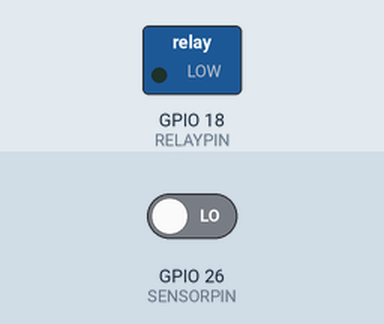
The sketch below on a simulated ESP32. On the bench: switched loads named in the sketch (green lamp = pin HIGH). Inputs (shaded band) come from the test bench; at power-on: GPIO 26 (SENSORPIN) LOW. WiFi joins after 1.5 s; servers stay silent unless stated; the local clock reads 2024-03-15 10:24:30 at power-on unless the sketch sets it; no MQTT or app messages arrive unless stated; what the sketch prints to the serial monitor is not drawn.

Above: at 3.2 s.
3.3 s: GPIO 26 (SENSORPIN) driven HIGH
At 5.3 s:
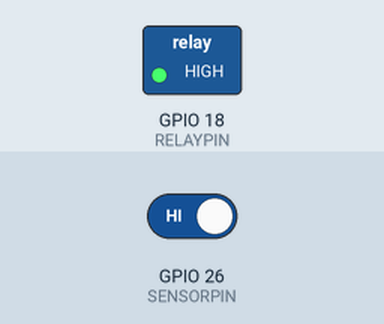
Timing chart, 0 to 11.5 s (numbered marks = the images above; inputs shaded):
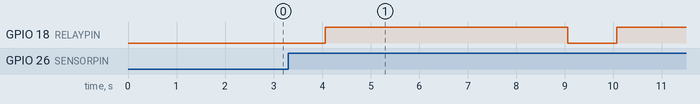

Measured:
- after the input at 3.3 s, GPIO 18 (RELAYPIN): LOW → HIGH after 0.77 s, → LOW 5.0 s later, → HIGH 1.0 s later

The sketch:

sketch_oct28a.ino
```cpp
#include <WiFi.h>
#include <PubSubClient.h>
#include <ArduinoJson.h>
#include <time.h>  // Thư viện để làm việc với thời gian

// WiFi credentials
const char* ssid = "nam";
const char* password = "12345678";

// MQTT server credentials
#define MQTT_SERVER " 192.168.180.172"
#define MQTT_PORT 1883


// MQTT topics
#define MQTT_CONTROL_TOPIC "ESP32/Control"       // Topic để điều khiển bật/tắt hệ thống
#define MQTT_NOTIFICATION_TOPIC "ESP32/Notification" // Topic gửi thông báo phát hiện chuyển động
#define MQTT_DURATION_TOPIC "ESP32/Duration"     // Topic để cài đặt thời gian còi kêu

// Pin definitions
#define SENSORPIN 26  // Chân cảm biến chuyển động
#define RELAYPIN 18   // Chân relay điều khiển còi

WiFiClient espClient;
PubSubClient client(espClient);  // MQTT client

// Biến để lưu trạng thái hệ thống và thời gian còi kêu
bool systemEnabled = true;  // Mặc định tắt hệ thống
int buzzerDuration = 5;      // Thời gian còi kêu mặc định là 5 giây
String deviceId = "TB01";  // ID của thiết bị, có thể thay đổi tùy theo yêu cầu
const long gmtOffset_sec = 7 * 3600;  // GMT+7
const int daylightOffset_sec = 0;    // Không có giờ mùa hè ở Việt Nam
const char* ntpServer = "pool.ntp.org"; // Máy chủ NTP mặc định

// Function to connect to WiFi
void setup_Wifi() {
    Serial.print("Đang kết nối tới ");
    Serial.println(ssid);
    WiFi.begin(ssid, password);
    while (WiFi.status() != WL_CONNECTED) {
        delay(1000);
        Serial.print(".");
    }
    Serial.println("\nWiFi đã kết nối");
    Serial.print("Địa chỉ IP: ");
    Serial.println(WiFi.localIP());
}

// Function to connect to the MQTT broker
void connect_to_broker() {
    while (!client.connected()) {
        Serial.print("Đang kết nối tới MQTT broker...");
        String clientId = "ESP32Client";
        if (client.connect(clientId.c_str())) {
            Serial.println("Đã kết nối tới MQTT broker");
            client.subscribe(MQTT_CONTROL_TOPIC);  // Đăng ký topic để nhận lệnh bật/tắt
            client.subscribe(MQTT_DURATION_TOPIC); // Đăng ký topic để nhận thời gian còi kêu
        } else {
            Serial.print("Kết nối thất bại, rc=");
            Serial.print(client.state());
            Serial.println(" thử lại sau 2 giây");
            delay(2000);
        }
    }
}

// Function to publish a notification with details, timestamp, and deviceId
void send_motion_notification() {
  // Tạo chuỗi JSON
  DynamicJsonDocument doc(1024);
  doc["details"] = "Motion detected!";
  doc["timestamp"] = get_timestamp();
  doc["deviceId"] = deviceId;

  // Serialize JSON to string
  String jsonString;
  serializeJson(doc, jsonString);

  // Gửi dữ liệu qua MQTT
  client.publish(MQTT_NOTIFICATION_TOPIC, jsonString.c_str());
  Serial.println("Đã gửi thông báo: ");
  Serial.println(jsonString);
}

// Function to get current timestamp as a formatted string (yyyy-MM-dd HH:mm:ss)
String get_timestamp() {
  struct tm timeinfo;
  if (!getLocalTime(&timeinfo)) {
    Serial.println("Lỗi khi lấy thời gian từ NTP");
    return "";
  }

  // Định dạng thời gian thành chuỗi "yyyy-MM-dd HH:mm:ss"
  char timestamp[20];
  strftime(timestamp, sizeof(timestamp), "%Y-%m-%d %H:%M:%S", &timeinfo);
  return String(timestamp);
}

// Callback function to handle incoming MQTT messages
void callback(char* topic, byte* payload, unsigned int length) {
    Serial.print("Nhận tin nhắn từ broker: ");
    Serial.print("Topic: ");
    Serial.println(topic);
    Serial.print("Message: ");
    Serial.write(payload, length);
    Serial.println();

    String message = "";
    for (int i = 0; i < length; i++) {
      message += (char)payload[i];
    }

    // Xử lý thông tin điều khiển bật/tắt hệ thống
    if (String(topic) == MQTT_CONTROL_TOPIC) {
        if (message == "ON") {
            systemEnabled = true;
            Serial.println("Hệ thống đã được bật.");
        } else if (message == "OFF") {
            systemEnabled = false;
            Serial.println("Hệ thống đã được tắt.");
            digitalWrite(RELAYPIN, LOW);  // Đảm bảo còi tắt ngay khi tắt hệ thống
        }
    }

    // Xử lý cài đặt thời gian còi kêu từ MQTT
    else if (String(topic) == MQTT_DURATION_TOPIC) {
        String message = "";
        for (int i = 0; i < length; i++) {
          message += (char)payload[i];
        }

        int duration = message.toInt(); // Chuyển chuỗi thành số nguyên

        if (duration >= 1 && duration <= 5) {
            buzzerDuration = duration;   // Cập nhật thời gian còi kêu
            Serial.print("Thời gian còi kêu được cài đặt: ");
            Serial.print(buzzerDuration);
            Serial.println(" giây.");
        } else {
            Serial.println("Thời gian không hợp lệ! Vui lòng nhập từ 1 đến 5.");
        }
    }
}

// Setup function
void setup() {
    Serial.begin(115200);
    pinMode(SENSORPIN, INPUT);    // Cảm biến chuyển động
    pinMode(RELAYPIN, OUTPUT);    // Relay điều khiển còi
    digitalWrite(RELAYPIN, LOW);  // Ban đầu tắt relay

    // Kết nối WiFi
    setup_Wifi();

    // Thiết lập thời gian NTP
   // Cấu hình múi giờ và kết nối NTP
    configTime(gmtOffset_sec, daylightOffset_sec, ntpServer);

    // Cài đặt MQTT server và callback function
    client.setServer(MQTT_SERVER, MQTT_PORT);
    client.setCallback(callback);
}

// Loop function
void loop() {
    // Kết nối lại MQTT nếu cần
    if (!client.connected()) {
        connect_to_broker();
    }
    client.loop();

    // Kiểm tra trạng thái cảm biến nếu hệ thống được bật
    if (systemEnabled) {
        int sensorState = digitalRead(SENSORPIN);

        // Nếu phát hiện chuyển động thì còi sẽ kêu
        if (sensorState == HIGH) { // Chế độ H (HIGH)
            Serial.println("Phát hiện chuyển động! Kích hoạt còi...");

            // Gửi thông báo với chi tiết, thời gian, và deviceId
            send_motion_notification();

            digitalWrite(RELAYPIN, HIGH);                 // Bật còi
            delay(buzzerDuration * 1000);                 // Còi kêu theo thời gian đã cài đặt
            digitalWrite(RELAYPIN, LOW);                  // Tắt còi sau thời gian đã cài đặt
            Serial.println("Còi đã tắt sau thời gian cài đặt.");
        }
    } else {
        // Tắt relay khi hệ thống không được kích hoạt
        digitalWrite(RELAYPIN, LOW);
    }

    delay(1000);  // Đợi 1 giây trước khi kiểm tra lại
}
```
